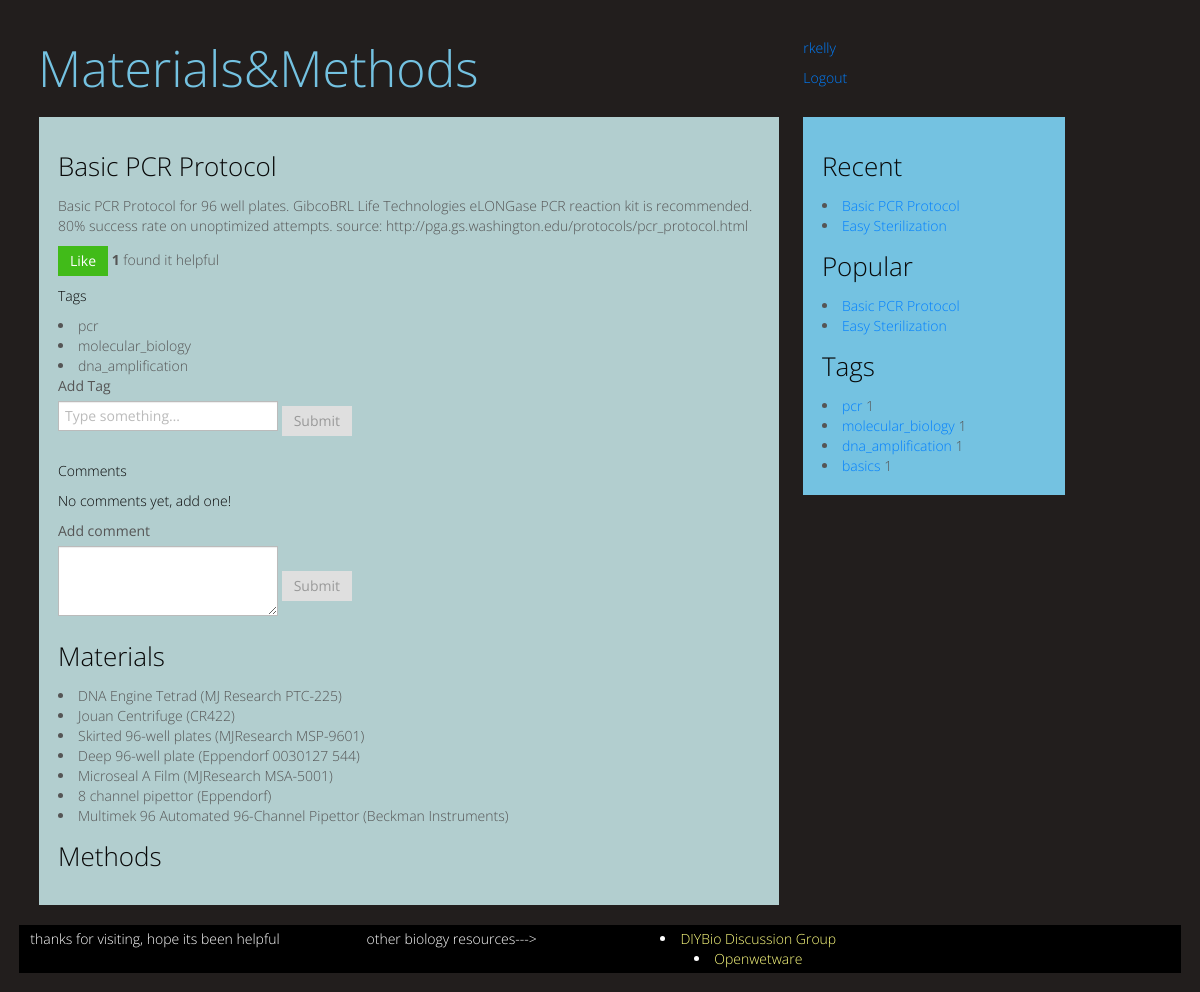
/1/ (signed in), run on the app's committed database.
### protocols/models.py (models this page shows, shortened)
class Document(models.Model):
    author = models.ForeignKey(User)
    votes = models.IntegerField()
    date_created = models.DateField()

class Protocol(Document):
    name = models.CharField(max_length = 225)
    description = models.TextField()
    tags = models.ManyToManyField(Tag)
    materials = models.ManyToManyField('Material')

class Document(models.Model):
    author = models.ForeignKey(User)
    votes = models.IntegerField()
    date_created = models.DateField()

class Tag(models.Model):
    name = models.CharField(max_length = 100)
    number_protocols = models.IntegerField()

class Material(models.Model):
    name = models.CharField(max_length = 225)
    description = models.TextField(null = True)

### protocols/views.py (the view)
# urls.py: url(r'^(?P<protocol_id>\d+)/$', 'protocols.views.protocol_detail', name='protocol_detail'),
def protocol_detail(request, protocol_id):
    recent_protocols = Protocol.objects.order_by('-date_created')[:5]
    popular_protocols = Protocol.objects.order_by('votes')[:5]
    tags = Tag.objects.all()
    protocol = Protocol.objects.get(id = protocol_id)
    steps = Step.objects.filter(protocol = protocol)
    materials = protocol.materials.all()
    protocol_comments = Comment.objects.filter(document = protocol)
    protocol_tags = Tag.objects.filter(protocol = protocol)
    step_comments = []
    for step in steps:
        step_comments.append(Comment.objects.filter(document = step))
    steps = zip(steps,step_comments)
    return render_to_response('protocol_detail.html',
        {"tags": tags, "recent_protocols": recent_protocols,
        "popular_protocols": popular_protocols, "protocol": protocol,
        "steps": steps, 'materials':materials, "protocol_comments":protocol_comments,
        "step_comments": step_comments, "protocol_tags":protocol_tags},
        context_instance=RequestContext(request))

### templates/protocol_detail.html (shortened to what this page needs)
{% extends "base.html" %}
{% block main_pane %}
<h2>{{protocol.name}}</h2>
<p>{{protocol.description}}</p>
<a class = 'vote' href ='{{ STATIC_URL }}../vote/{{ protocol.id }}/'><button class = 'btn btn-success'>Like</button></a>  <strong>{{protocol.votes}}</strong> found it helpful
<h4>Tags</h4>
        {% for tag in protocol_tags %}
            <li>{{ tag.name }}</li>
        {% endfor %}
        <form form name="add_tag" action="{{ STATIC_URL }}../add_tag/{{ protocol.id }}" method="POST">
          <fieldset>
            <label>Add Tag</label>
            <input type="text" placeholder="Type something…">
            <button type="submit" class="btn">Submit</button>
          </fieldset>
        </form>
<h4>Comments</h4>
        {% for comment in protocol_comments %}
            <div class = 'media'>
                <a class = 'pull-left' href='#'>
                    <p>{{ comment.author }}</p><a class = 'vote' href ='{{ STATIC_URL }}../vote/{{ comment.id }}/'><button class = 'btn btn-success'>Like</button></a>  <strong>{{comment.votes}}</strong> found it helpful
                </a>
                <h4 class = 'media-heading'></h4>
                <div class = 'media-body'>
                    <p>{{ comment.content }}</p>
                </div>
            </div>
        {% empty %}
                <h4>No comments yet, add one!</h4>
        {% endfor %}
                <div class = 'add_comment_form'
                    <form name="add_comment" action="{{ STATIC_URL }}../add_comment/{{ step.id }}" method="POST">
                      <fieldset>
                        <label>Add comment</label>
                        <textarea rows="3"></textarea>
                        <button type="submit" class="btn">Submit</button>
                      </fieldset>
                </div>
    <div class = 'materials list'>
        <h3>Materials</h3>
        {% for material in materials %}
            <li>{{ material.name }}</li>
        {% endfor %}
    </div>
    <h3>Methods</h3>
{% endblock main_pane %}

### templates/base.html (shortened to what this page needs)
<!DOCTYPE html>
 <html class="no-js">
    <head>
        <link rel="stylesheet" href="{{ STATIC_URL }}bootstrap.css" />
        <link rel="stylesheet" href="{{ STATIC_URL }}methods.css" />
    </head>
    <body class="{% block body_class %}{% endblock %}">
        <div class='well well-color1'>
    {% block body %}
        {% block content %}
            <div class = 'row-fluid'>
                <div class='span12'>
            {% block top_pane %}
                    <div class = 'well well-color1'>
                <div class='row-fluid'>
                    <div class ='span5'>
                    {% block site_title %}
                        <a href="{{ STATIC_URL }}.."><h1>Materials&Methods</h1></a>
                    {% endblock site_title %}
                    </div>
                <div class = 'span3 offset3'>
                {% if user.is_authenticated %}
                    {% block quick_user_info %}
                    <div id = quick_user_info>
                        <a href="{{ STATIC_URL }}users/{{user.id}}">{{user.username}}</a>
                        <p>{{user.total_votes}}</p>  <a href = '{{ STATIC_URL }}../logout'>Logout</a>
                    </div>
                    {% endblock quick_user_info %}
                {% endif %}
                </div>
            </div>
            </div>
            </div>
        </div>
            {% endblock top_pane %}
            <div class = 'container-fluid'>
            <div class = 'row-fluid'>
                <div class = 'span8'>
                    <div class = 'well well-color2'>
                    {% block main_pane %}
                    {% endblock main_pane %}
                    </div>
                </div>
                {% block side_pane %}
                <div class = 'span3'>
                    <div class = 'well well-color3'>
                    {% block recent_protocols %}
                        <div class = "sidebar_five_protocols">
                            <h2>Recent</h2>
                            {% for protocol in recent_protocols %}
                                <li><a href="/{{ protocol.id }}">{{ protocol.name }}</a></li>
                            {% endfor %}
                        </div>
                    {% endblock recent_protocols %}
                    {% block popular_protocols %}
                        <div class = "sidebar_five_protocols">
                            <h2>Popular</h2>
                            {% for protocol in popular_protocols %}
                                <li><a href="/{{ protocol.id }}">{{ protocol.name }}</a></li>
                            {% endfor %}
                        </div>
                    {% endblock popular_protocols %}
                    {% block tags %}
                        <div class = "sidebar_tags">
                            <h2>Tags</h2>
                            {% for tag in tags %}
                                <li><a href="/tags/{{ tag.name }}">{{ tag.name }}</a>  {{ tag.number_protocols }}</li>
                            {% endfor %}
                        </div>
                    {% endblock tags %}
                </div>
            </div>
            </div>
        </div>
            {% endblock side_pane %}
            {% block bottom_pane %}
            <div id = 'footer'>
                <div class = 'row-fluid'>
                    <div class = 'span3'>
                        <p> thanks for visiting, hope its been helpful </p>
                    </div>
                    <div class = 'span3'>
                        <p>other biology resources---></p>
                    </div>
                    <div class = 'span3'>
                        {% block other_resources %}
                            <li><a href="http://wwww.groups.google.com/groups/diybio">DIYBio Discussion Group</a></li>
                            <li><a href="http://wwww.openwetware.org">Openwetware</a> </li>
                        {% endblock other_resources %}
                    </div>
                </div>
            </div>
            {% endblock bottom_pane %}
        {% endblock content %}
    {% endblock body %}
    </div>
    </body>
</html>

### protocols/static/methods.css (style rules this page uses)
#footer { clear: left; width: 100%; background: black; color: #FFF; text-align: center; padding: 4px 0; }
#footer a { color: #FFFF80; }

### data on the page
Protocol: name "Basic PCR Protocol", description "Basic PCR Protocol for 96 well plates. GibcoBRL Life Technologies eLONGase PCR reaction kit is recommended. 80% success rate on unoptimized attempts. source: http://pga.gs.washington.edu/protocols/pcr_protocol.html"
Document: votes "1"
Tag: name "pcr", number_protocols "1"
Tag: name "molecular_biology", number_protocols "1"
Tag: name "dna_amplification", number_protocols "1"
Material: name "DNA Engine Tetrad (MJ Research PTC-225)"
Material: name "Jouan Centrifuge (CR422)"
Material: name "Skirted 96-well plates (MJResearch MSP-9601)"
Material: name "Deep 96-well plate (Eppendorf 0030127 544)"
Material: name "Microseal A Film (MJResearch MSA-5001)"
Material: name "8 channel pipettor (Eppendorf)"
Material: name "Multimek 96 Automated 96-Channel Pipettor (Beckman Instruments)"
Protocol: name "Easy Sterilization"
Tag: name "basics", number_protocols "1"

### other printed values
{{ user.username }} "rkelly"
